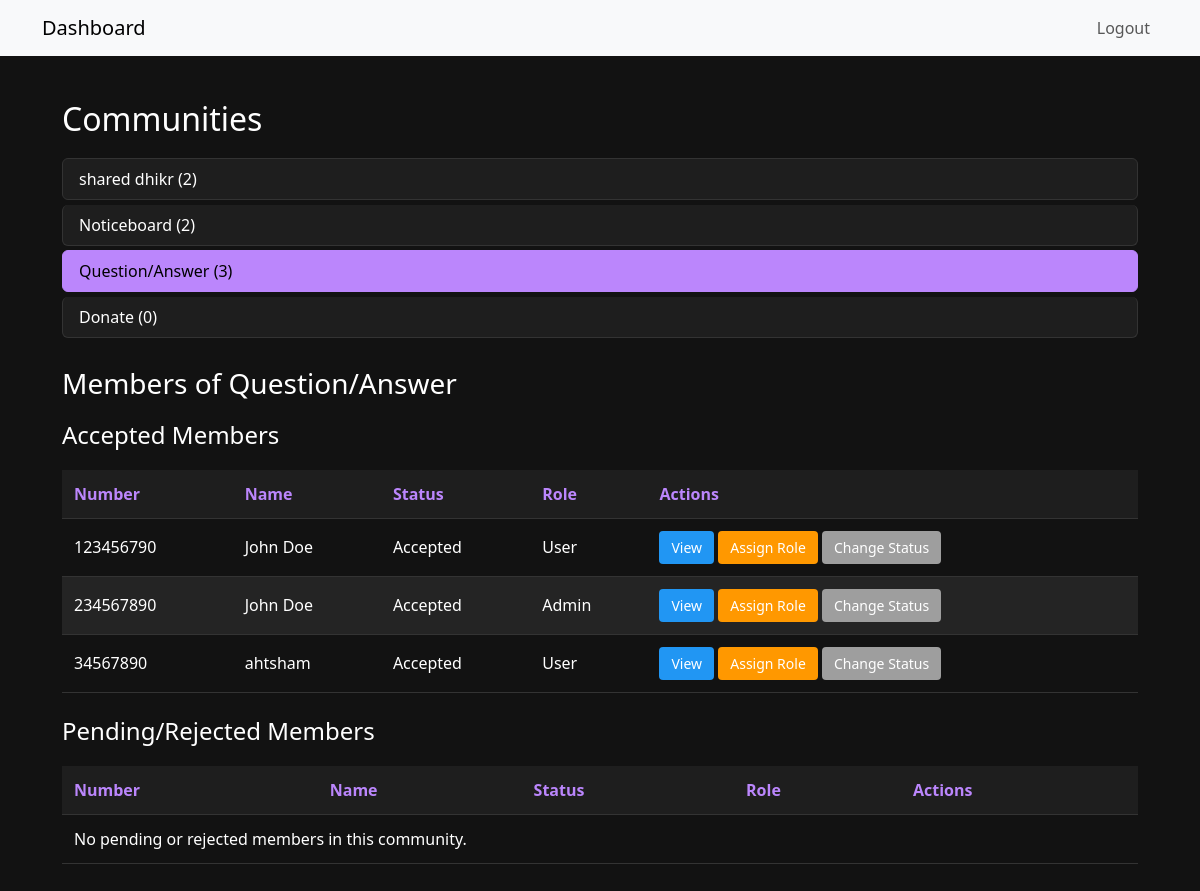
The page /custom-admin/dashboard/?community=3 (signed in) on the database its author committed.
### myapp/models.py (models this page shows, shortened)
class CommunityMember(models.Model):
    COMMUNITY_CHOICES = [
        (1, 'shared dhikr'),
        (2, 'Noticeboard'),
        (3, 'Question/Answer'),
        (4, 'Donate'),
    ]
    ROLE_CHOICES = [
        ('user', 'User'),
        ('admin', 'Admin'),
    ]
    STATUS_CHOICES = [
        ('pending', 'Pending'),
        ('accepted', 'Accepted'),
        ('rejected', 'Rejected'),
    ]
    name = models.CharField(max_length=255)
    phone_number = models.ForeignKey(PhoneNumber, on_delete=models.CASCADE, related_name="community_members")
    community = models.IntegerField(choices=COMMUNITY_CHOICES)
    profile_image = models.ImageField(upload_to='profile_images/', blank=True, null=True) # Stores base64 image data as text
    role = models.CharField(max_length=10, choices=ROLE_CHOICES, default='user')
    status = models.CharField(max_length=10, choices=STATUS_CHOICES, default='pending')

class PhoneNumber(models.Model):
    ROLE_CHOICES = [
        ('user', 'User'),
        ('admin', 'Admin'),
    ]
    number = models.CharField(max_length=15, unique=True)
    is_verified = models.BooleanField(default=False)
    role = models.CharField(max_length=10, choices=ROLE_CHOICES, default='user')

### custom_admin/views.py (the view)
# urls.py: path('dashboard/', views.AdminDashboardView.as_view(), name='dashboard'),
class AdminDashboardView(LoginRequiredMixin, View):
    template_name = 'custom_admin/dashboard.html'
    def get(self, request):
        selected_community = request.GET.get('community', None)
        communities = CommunityMember.COMMUNITY_CHOICES
        community_data = [
            {'id': value, 'name': name, 'count': CommunityMember.objects.filter(community=value).count()}
            for value, name in communities
        ]
        context = {
            'communities': communities,
            'community_data': community_data,
            'selected_community': selected_community,
        }
        if selected_community:
            community_members = CommunityMember.objects.filter(community=selected_community).select_related('phone_number')
            accepted_members = community_members.filter(status='accepted')
            pending_members = community_members.exclude(status='accepted')
            accepted_page_obj = Paginator(accepted_members, 10).get_page(request.GET.get('accepted_page'))
            pending_page_obj = Paginator(pending_members, 10).get_page(request.GET.get('pending_page'))
            context.update({
                'accepted_members': accepted_page_obj.object_list,
                'pending_members': pending_page_obj.object_list,
                'accepted_page_obj': accepted_page_obj,
                'pending_page_obj': pending_page_obj,
            })
        return render(request, self.template_name, context)

### custom_admin/templatetags/community_tags.py (called while the page is built)
@register.filter
def get_community_name(communities, community_id):
    for value, name in communities:
        if str(value) == str(community_id):
            return name
    return ''

### templates/custom_admin/dashboard.html (shortened to what this page needs)
{% extends 'base.html' %}
{% load community_tags %}
{% block content %}
<div class="dashboard-container">
    <h2>Communities</h2>
    <div class="list-group mb-4">
        {% for community in community_data %}
            <a href="?community={{ community.id }}" class="list-group-item list-group-item-action {% if selected_community|stringformat:"s" == community.id|stringformat:"s" %}active{% endif %}">
                {{ community.name }} ({{ community.count }})
            </a>
        {% endfor %}
    </div>
    {% if selected_community %}
        <h3>Members of {{ communities|get_community_name:selected_community }}</h3>
        <h4>Accepted Members</h4>
        <table>
            <thead>
                <tr>
                    <th>Number</th>
                    <th>Name</th>
                    <th>Status</th>
                    <th>Role</th>
                    <th>Actions</th>
                </tr>
            </thead>
            <tbody>
                {% for member in accepted_members %}
                    <tr>
                        <td>{{ member.phone_number.number }}</td>
                        <td>{{ member.name }}</td>
                        <td>{{ member.get_status_display }}</td>
                        <td>{{ member.get_role_display }}</td>
                        <td>
                            <a href="{% url 'custom_admin:view_phone' member.phone_number.number %}" class="btn btn-info">View</a>
                            <a href="{% url 'custom_admin:assign_admin' member.phone_number.number selected_community %}" class="btn btn-warning">Assign Role</a>
                            <a href="{% url 'custom_admin:edit_member_status' member.id %}" class="btn btn-secondary">Change Status</a>
                        </td>
                    </tr>
                {% empty %}
                    <tr>
                        <td colspan="5">No accepted members in this community.</td>
                    </tr>
                {% endfor %}
            </tbody>
        </table>
        <h4 class="mt-4">Pending/Rejected Members</h4>
        <table>
            <thead>
                <tr>
                    <th>Number</th>
                    <th>Name</th>
                    <th>Status</th>
                    <th>Role</th>
                    <th>Actions</th>
                </tr>
            </thead>
            <tbody>
                {% for member in pending_members %}
                    <tr>
                        <td>{{ member.phone_number.number }}</td>
                        <td>{{ member.name }}</td>
                        <td>{{ member.get_status_display }}</td>
                        <td>{{ member.get_role_display }}</td>
                        <td>
                            <a href="{% url 'custom_admin:view_phone' member.phone_number.number %}" class="btn btn-info">View</a>
                            <a href="{% url 'custom_admin:assign_admin' member.phone_number.number selected_community %}" class="btn btn-warning">Assign Role</a>
                            <a href="{% url 'custom_admin:edit_member_status' member.id %}" class="btn btn-secondary">Change Status</a>
                        </td>
                    </tr>
                {% empty %}
                    <tr>
                        <td colspan="5">No pending or rejected members in this community.</td>
                    </tr>
                {% endfor %}
            </tbody>
        </table>
    {% else %}
        <p>Select a community to view its members.</p>
    {% endif %}
</div>
{% endblock %}

### templates/base.html (shortened to what this page needs)
<!DOCTYPE html>
<html lang="en">
<head>
    <link href="https://cdn.jsdelivr.net/npm/bootstrap@5.3.0/dist/css/bootstrap.min.css" rel="stylesheet">
</head>
<body>
    <nav class="navbar navbar-expand-lg navbar-light bg-light">
        <div class="container">
            <a class="navbar-brand" href="{% url 'custom_admin:dashboard' %}">Dashboard</a>
            <div class="collapse navbar-collapse">
                <ul class="navbar-nav ms-auto">
                    {% if user.is_authenticated %}
                        <li class="nav-item">
                            <a class="nav-link" href="{% url 'custom_admin:logout' %}">Logout</a>
                        </li>
                    {% endif %}
                </ul>
            </div>
        </div>
    </nav>
    <div class="container mt-4">
        {% block content %}{% endblock %}
    </div>
</body>
</html>

### templates/custom_admin/dashboard.html (style rules this page uses)
html, body { height: 100%; margin: 0; background-color: #121212; color: #ffffff; font-family: 'Segoe UI', Tahoma, Geneva, Verdana, sans-serif; }
.dashboard-container { padding: 20px; }
h2, h3, h4 { color: #ffffff; margin-bottom: 20px; }
.list-group-item { background-color: #1e1e1e; color: #ffffff; border: 1px solid #333333; border-radius: 6px; margin-bottom: 5px; }
.list-group-item.active { background-color: #bb86fc; border-color: #bb86fc; color: #000000; }
table { width: 100%; border-collapse: collapse; margin-bottom: 20px; }
th, td { padding: 12px; text-align: left; border-bottom: 1px solid #333333; }
th { background-color: #1e1e1e; color: #bb86fc; }
tr:nth-child(even) { background-color: #242424; }
.btn { padding: 6px 12px; border-radius: 4px; text-decoration: none; display: inline-block; font-size: 14px; }
.btn-info { background-color: #2196F3; color: #ffffff; border: none; }
.btn-warning { background-color: #FF9800; color: #ffffff; border: none; }
.btn-secondary { background-color: #9E9E9E; color: #ffffff; border: none; }

### rows shown on the page
CommunityMember: phone_number.number "123456790", name "John Doe", status "Accepted", role "User"
CommunityMember: phone_number.number "234567890", name "John Doe", status "Accepted", role "Admin"
CommunityMember: phone_number.number "34567890", name "ahtsham", status "Accepted", role "User"

### other values the page prints
{{ community.name }} "shared dhikr" "Noticeboard" "Question/Answer" "Donate"
{{ community.count }} "2" "2" "3" "0"
{{ communities|get_community_name:selected_community }} "Question/Answer"
